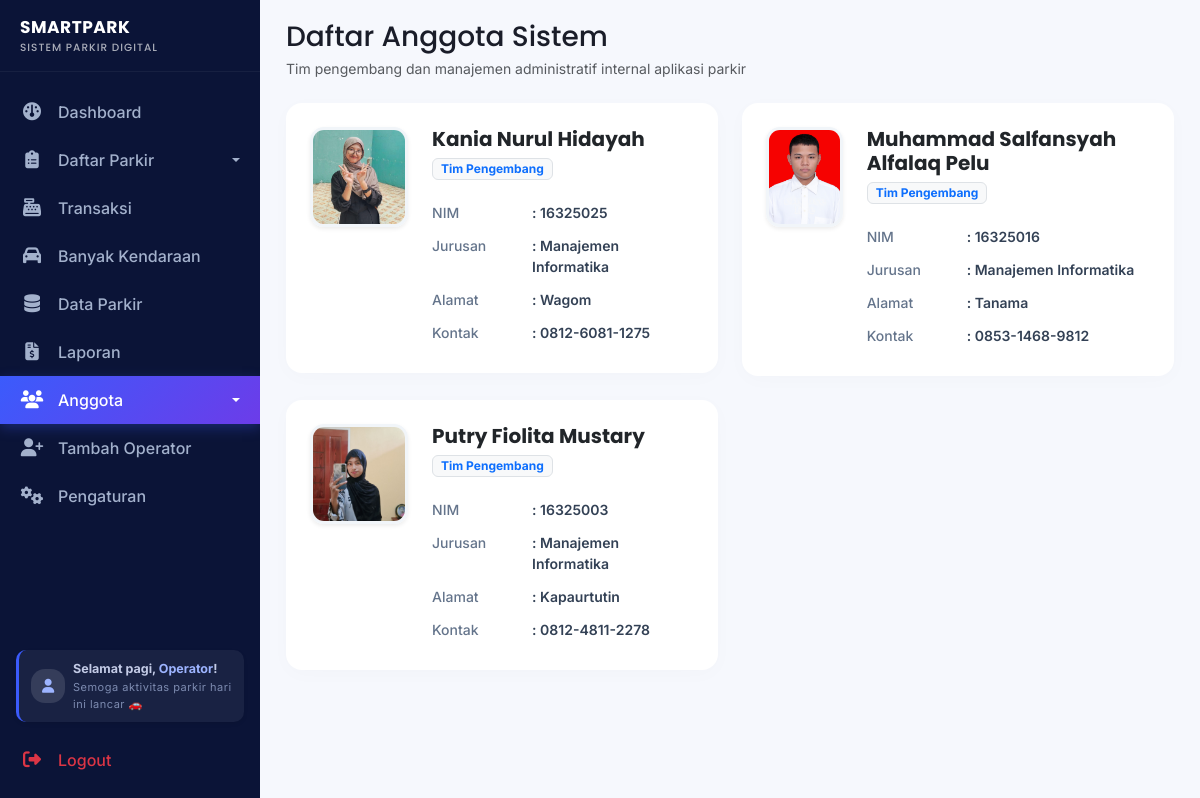
The page /Anggota.php on the database its author committed.
### tables this page shows
CREATE TABLE `anggota` (
  `id`           INT(11)      NOT NULL AUTO_INCREMENT,
  `nama_lengkap` VARCHAR(100) NOT NULL,
  `panggilan`    VARCHAR(30)  NOT NULL,
  `nim`          VARCHAR(20)  NOT NULL,
  `jurusan`      VARCHAR(60)  NOT NULL,
  `alamat`       VARCHAR(100) NOT NULL,
  `kontak`       VARCHAR(20)  NOT NULL,
  `foto`         VARCHAR(100) NOT NULL,
  `peran`        VARCHAR(40)  NOT NULL DEFAULT 'Tim Pengembang',
  `folder`       VARCHAR(30)  NOT NULL,
  `halaman`      VARCHAR(100) NOT NULL COMMENT 'halaman awal website profil (relatif dari folder utama)',
  PRIMARY KEY (`id`)
);

### Anggota.php (the view, shortened to what this page needs)
<?php
$menu_aktif = 'anggota';
$css_extra = ['asset/anggota.css'];
include 'header.php';
require_once 'koneksi.php';
$hasil = mysqli_query($koneksi, "SELECT * FROM anggota ORDER BY id");
?>
</head>
<body>
  <div class="app-container">
    <?php include 'menu.php'; ?>
<main class="main-content">
  <div class="container-fluid p-0">
    <div class="mb-4">
      <h3 class="mb-1 font-weight-bold">Daftar Anggota Sistem</h3>
      <p class="text-muted small mb-0">Tim pengembang dan manajemen administratif internal aplikasi parkir</p>
    </div>
        <div class="row g-4">
          <?php while ($a = mysqli_fetch_assoc($hasil)): ?>
          <div class="col-12 col-xl-6">
            <div class="surface-card">
              <div class="d-flex flex-column flex-sm-row align-items-center align-items-sm-start gap-4">
                <img src="<?= htmlspecialchars($a['foto']) ?>" alt="<?= htmlspecialchars($a['panggilan']) ?>" class="profile-img shadow-sm">
                <div class="flex-grow-1 text-center text-sm-start">
                  <h5 class="fw-bold mb-1"><a class="text-dark text-decoration-none" href="<?= htmlspecialchars($a['halaman']) ?>"><?= htmlspecialchars($a['nama_lengkap']) ?></a></h5>
                  <span class="badge bg-light text-primary border px-2 py-1 mb-3 rounded-2 small"><?= htmlspecialchars($a['peran']) ?></span>
                  <table class="table table-borderless info-table text-start mb-0">
                    <tr><td>NIM</td><td>: <?= htmlspecialchars($a['nim']) ?></td></tr>
                    <tr><td>Jurusan</td><td>: <?= htmlspecialchars($a['jurusan']) ?></td></tr>
                    <tr><td>Alamat</td><td>: <?= htmlspecialchars($a['alamat']) ?></td></tr>
                    <tr><td>Kontak</td><td>: <?= htmlspecialchars($a['kontak']) ?></td></tr>
                  </table>
                </div>
              </div>
            </div>
          </div>
          <?php endwhile; ?>
        </div>
      </div>
    </main>
  </div>
</body>
</html>

### header.php (shortened to what this page needs)
<?php
$base = $base ?? '';
?>
<!DOCTYPE html>
<html lang="id">
<head>
  <link rel="stylesheet" href="https://cdn.jsdelivr.net/npm/bootstrap-icons@1.11.3/font/bootstrap-icons.min.css">
  <link rel="stylesheet" href="<?= $base ?>bootstrap-5.3.7-dist/css/bootstrap.min.css" />
  <link rel="stylesheet" href="https://cdnjs.cloudflare.com/ajax/libs/font-awesome/6.5.0/css/all.min.css" />
<?php foreach (($css_extra ?? []) as $css): ?>
  <link rel="stylesheet" href="<?= $base . $css ?>" />
<?php endforeach; ?>

### menu.php (shortened to what this page needs)
<?php
$base = $base ?? '';
?>
<aside class="sidebar">
      <div class="brand">
          <span class="brand-text"><span class="brand-line1">SMARTPARK</span><span class="brand-line2">SISTEM PARKIR DIGITAL</span></span>
      </div>
      <div class="py-3 flex-grow-1">
          <ul class="nav flex-column">
              <li class="nav-item">
                  <a class="nav-link" href="<?= $base ?>dashboard.php">
                      <i class="fas fa-gauge"></i>
                      <span>Dashboard</span>
                  </a>
              </li>
              <li class="nav-item dropdown">
                  <a class="nav-link dropdown-toggle" href="#" data-bs-toggle="dropdown">
                      <i class="fas fa-clipboard-list"></i>
                      <span>Daftar Parkir</span>
                  </a>
              </li>
              <li class="nav-item">
                  <a class="nav-link" href="<?= $base ?>pembayaran.php">
                      <i class="fas fa-cash-register"></i>
                      <span>Transaksi</span>
                  </a>
              </li>
              <li class="nav-item">
                  <a class="nav-link" href="<?= $base ?>data_kendaraan.php">
                      <i class="fas fa-car"></i>
                      <span>Banyak Kendaraan</span>
                  </a>
              </li>
              <li class="nav-item">
                  <a class="nav-link" href="<?= $base ?>parkir_ringkasan.php">
                      <i class="fas fa-database"></i>
                      <span>Data Parkir</span>
                  </a>
              </li>
              <li class="nav-item">
                  <a class="nav-link" href="<?= $base ?>laporan.php">
                      <i class="fas fa-file-invoice-dollar"></i>
                      <span>Laporan</span>
                  </a>
              </li>
              <li class="nav-item dropdown">
                  <a class="nav-link dropdown-toggle <?= ($menu_aktif ?? '') === 'anggota' ? 'active' : '' ?>" href="#" data-bs-toggle="dropdown">
                      <i class="fas fa-users"></i>
                      <span>Anggota</span>
                  </a>
              </li>
              <li class="nav-item">
                  <a class="nav-link" href="<?= $base ?>tambah_operator.php">
                      <i class="fas fa-user-plus"></i>
                      <span>Tambah Operator</span>
                  </a>
              </li>
              <li class="nav-item">
                  <a class="nav-link" href="<?= $base ?>pengaturan.php">
                      <i class="fas fa-cogs"></i>
                      <span>Pengaturan</span>
                  </a>
              </li>
              <li class="nav-item mt-auto" style="list-style:none;"><div id="welcome-alert"></div></li>
              <li class="nav-item">
                  <a class="nav-link text-danger" href="<?= $base ?>index.php" onclick="return confirm('Yakin ingin keluar?')">
                      <i class="fas fa-sign-out-alt"></i>
                      <span>Logout</span>
                  </a>
              </li>
          </ul>
      </div>
    </aside>

### asset/anggota.css (style rules this page uses)
:root { --bg-sidebar: #0B1437; --bg-sidebar-hover: #1B2559; --gradient-primary-start: #3B5BFC; --gradient-primary-end: #6C3CE9; --accent-orange: #FF7A30; --bg-content: #F6F8FD; --text-dark: #1A1D29; }
body { font-family: 'Inter', sans-serif; background-color: var(--bg-content); color: var(--text-dark); overflow-x: hidden; }
h1, h2, h3, h4, h5, h6, .brand-text { font-family: 'Poppins', sans-serif; }
.app-container { display: flex; min-height: 100vh; }
.sidebar { width: 260px; background: var(--bg-sidebar); color: #fff; transition: all 0.3s ease; z-index: 1030; display: flex; flex-direction: column; }
.sidebar .brand { padding: 24px; font-size: 20px; font-weight: 700; letter-spacing: 1px; border-bottom: 1px solid rgba(255,255,255,0.05); }
.sidebar .nav-link { color: #a3b1cc; padding: 12px 24px; display: flex; align-items: center; gap: 12px; font-weight: 500; transition: all 0.2s; border-radius: 0; }
.sidebar .nav-link.active { color: #fff; background: linear-gradient(135deg, var(--gradient-primary-start), var(--gradient-primary-end)); box-shadow: 0 4px 12px rgba(59, 91, 252, 0.3); }
.main-content { flex: 1; padding: 30px; transition: all 0.3s ease; }
.surface-card { background: #ffffff; border-radius: 16px; border: none; box-shadow: 0 4px 20px rgba(0, 0, 0, 0.02); padding: 24px; transition: transform 0.2s, box-shadow 0.2s; }
.profile-img { width: 100px; height: 100px; object-fit: cover; border-radius: 14px; border: 3px solid #f1f5f9; }
.info-table td { padding: 6px 0; font-size: 14px; }
.info-table td:first-child { color: #64748b; font-weight: 500; width: 100px; }
.info-table td:last-child { color: #334155; font-weight: 600; }
.sidebar .nav-link { display:flex; align-items:center; gap:14px; padding:12px 20px; font-size:16px; font-weight:500; }
.sidebar .nav-link i { width:24px; min-width:24px; text-align:center; font-size:18px; }
.sidebar .nav-link span { flex:1; }
.sidebar .dropdown-toggle::after { margin-left:auto; }
.sidebar #welcome-alert { padding: 0 16px; }
.sidebar .brand { padding: 16px 20px !important; font-size: 15px !important; line-height: 1.35; border-bottom: 1px solid rgba(255,255,255,0.05); }
.sidebar .brand .brand-line1 { display:block; font-size:17px; font-weight:700; letter-spacing:0.5px; }
.sidebar .brand .brand-line2 { display:block; font-size:10.5px; font-weight:500; letter-spacing:1px; opacity:.65; margin-top:2px; }
html, body { height: 100%; }
.sidebar { position: sticky; top: 0; align-self: flex-start; height: 100vh; overflow-y: auto; }
.main-content { padding: 20px 26px !important; }
.sidebar .py-3.flex-grow-1 { display: flex; flex-direction: column; }
.sidebar .py-3.flex-grow-1 > ul.nav { flex: 1 1 auto; }

### rows shown on the page
anggota: foto+panggilan (picture), nama_lengkap "Kania Nurul Hidayah", peran "Tim Pengembang", nim "16325025", jurusan "Manajemen Informatika", alamat "Wagom", kontak "0812-6081-1275"
anggota: foto (picture), nama_lengkap "Muhammad Salfansyah Alfalaq Pelu", peran "Tim Pengembang", nim "16325016", jurusan "Manajemen Informatika", alamat "Tanama", kontak "0853-1468-9812"
anggota: foto+panggilan (picture), nama_lengkap "Putry Fiolita Mustary", peran "Tim Pengembang", nim "16325003", jurusan "Manajemen Informatika", alamat "Kapaurtutin", kontak "0812-4811-2278"
